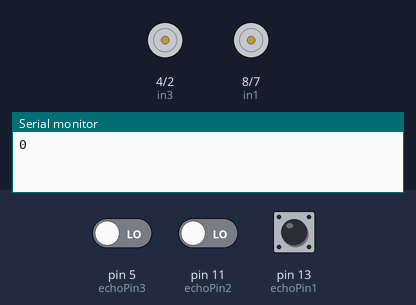
Bench run of a sketch on a simulated Arduino Uno, built with avr-gcc and run on an emulated ATmega328P. Parts: motor-driver pin pairs drawn as motors (green arrow = first pin HIGH = forward, orange = second pin HIGH = backward, longer = more drive), the last lines printed to the serial monitor. Inputs (shaded band) come from the test bench; at power-on: pin 13 (echoPin1) LOW, pin 5 (echoPin3) LOW, pin 11 (echoPin2) LOW.

Above: at 0.1 s.
At 10.6 s:
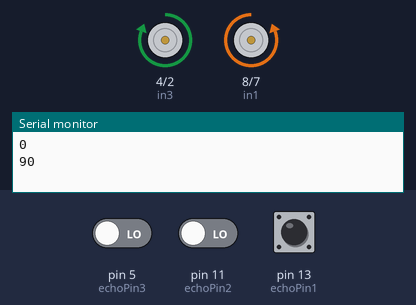
12.0 s: pin 13 (echoPin1) pulsed HIGH 5 times (0.12 s each, 0.3 s apart)
At 16.3 s:
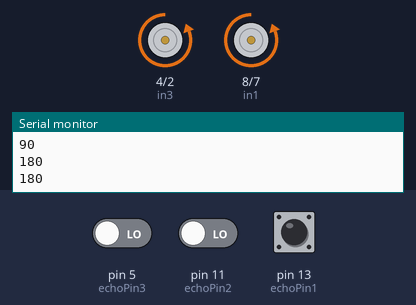
Timing chart, 0 to 21.7 s (numbered marks = the images above; inputs shaded):
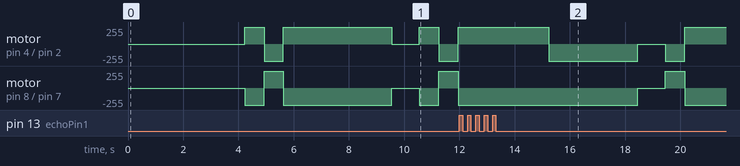

The sketch:

200208_FU_Code_logic_functions.ino
```cpp
int degree = 0; //gibt an, in welcher Stellung sich das Fahrzeug befindet --> Start ist bei 0
int dist1 = 30;

//--------------Motoren-----------------------------------------------------------------------------------------------------

//Motoren
int in1 = 8;            //rechte Seite
int in2 = 7;            //rechte Seite
int in3 = 4;            //linke Seite
int in4 = 2;            //linke Seite

//Drehzahlregulierung
int ENA = 3;            //Drehzahlregelung rechte Seite
int ENB = 9;            //Drehzahlregelung linke Seite
//int SPEED1 = 255;       //Analoge Werte geben die Geschwindigkeit zum geradeaus Fahren vor (0-255)
//int SpeedDrehen = 255;  //Analoge Werte geben die Geschwindigkeit für das Drehen des Fahrzeugs vor (0-255)

int DELAY = 700;
int DELAYdoppelt = 1400;
int DELAYstehen = 1000;
int DELAYultra = 60;

//--------------Ultraschallsensoren----------------------------------------------------------------------------------------

// Ultraschallsensor vorne
int trigPin1 = 12;
int echoPin1 = 13;
long dauer1 = 0;
long frontSensor = 0;

// Ultraschallsensor rechts
int trigPin2 = 10;
int echoPin2 = 11;
long dauer2 = 0;
long rightSensor = 0;

// Ultraschallsensor links
int trigPin3 = 6;
int echoPin3 = 5;
long dauer3 = 0;
long leftSensor = 0;


void setup()
{
  //------------------MOTORSTEUERUNG---------------------------------------------------------------------------------------

  pinMode(in1, OUTPUT); //rechte Seite
  pinMode(in2, OUTPUT); //rechte Seite
  pinMode(in3, OUTPUT); //linke Seite
  pinMode(in4, OUTPUT); //linke Seite

  //------------------Ultraschallsensoren----------------------------------------------------------------------------------

  // Ultraschallsensor 1
  Serial.begin(9600);
  pinMode(trigPin1, OUTPUT);
  pinMode(echoPin1, INPUT);

  // Ultraschallsensor 2
  //Serial.begin(9600);
  pinMode(trigPin2, OUTPUT);
  pinMode(echoPin2, INPUT);

  // Ultraschallsensor 3
  //Serial.begin(9600);
  pinMode(trigPin3, OUTPUT);
  pinMode(echoPin3, INPUT);
}


//-----------------------------Funktionen---------------------------------------------------------------------------------

void UltraschallSensoren (){
  //Vorne
  digitalWrite(trigPin1, LOW);
  delay(5);
  digitalWrite(trigPin1, HIGH);
  delay(10);
  digitalWrite(trigPin1, LOW);
  dauer1 = pulseIn(echoPin1, HIGH);
  frontSensor = (dauer1/2) * 0.03432;
  //Serial.print(frontSensor);
  //Serial.print(" cm");
  delay(DELAYultra);

  //Rechts
  digitalWrite(trigPin2, LOW);
  delay(5);
  digitalWrite(trigPin2, HIGH);
  delay(10);
  digitalWrite(trigPin2, LOW);
  dauer2 = pulseIn(echoPin2, HIGH);
  rightSensor = (dauer2/2) * 0.03432;
  //Serial.print(rightSensor);
  //Serial.print(" cm");
  delay(DELAYultra);

  //Links
  digitalWrite(trigPin3, LOW);
  delay(5);
  digitalWrite(trigPin3, HIGH);
  delay(10);
  digitalWrite(trigPin3, LOW);
  dauer3 = pulseIn(echoPin3, HIGH);
  leftSensor = (dauer3/2) * 0.03432;
  //Serial.print(leftSensor);
  //Serial.print(" cm");
  delay(DELAYultra);
}

void DrehungR90 (){
  //analogWrite(ENA, SpeedDrehen); //speed 0 - 255
  //analogWrite(ENB, SpeedDrehen); //speed 0 - 255
  digitalWrite(in1, LOW);
  digitalWrite(in2, HIGH);
  digitalWrite(in3, HIGH);
  digitalWrite(in4, LOW);
  delay(DELAY);
}

void DrehungL90 (){
  //analogWrite(ENA, SpeedDrehen); //speed 0 - 255
  //analogWrite(ENB, SpeedDrehen); //speed 0 - 255
  digitalWrite(in1, HIGH);
  digitalWrite(in2, LOW);
  digitalWrite(in3, LOW);
  digitalWrite(in4, HIGH);
  delay(DELAY);
}

void DrehungR180 (){
  //analogWrite(ENA, SpeedDrehen); //speed 0 - 255
  //analogWrite(ENB, SpeedDrehen); //speed 0 - 255
  digitalWrite(in1, LOW);
  digitalWrite(in2, HIGH);
  digitalWrite(in3, HIGH);
  digitalWrite(in4, LOW);
  delay(DELAYdoppelt);
}

void DrehungL180 (){
  //analogWrite(ENA, SpeedDrehen); //speed 0 - 255
  //analogWrite(ENB, SpeedDrehen); //speed 0 - 255
  digitalWrite(in1, HIGH);
  digitalWrite(in2, LOW);
  digitalWrite(in3, LOW);
  digitalWrite(in4, HIGH);
  delay(DELAYdoppelt);
}

void Stop (){
  digitalWrite(in1, LOW);
  digitalWrite(in2, LOW);
  digitalWrite(in3, LOW);
  digitalWrite(in4, LOW);
  delay(DELAYstehen);
}

void Vorwaerts (){
  //analogWrite(ENA, SPEED1); //speed 0 - 255
  //analogWrite(ENB, SPEED1); //speed 0 - 255
  digitalWrite(in1, LOW); // Linkeseite
  digitalWrite(in2, HIGH); // Linkeseite
  digitalWrite(in3, LOW); // Rechteseite
  digitalWrite(in4, HIGH); // Rechteseite

}

void FrontLeft (){

  if (degree == 0)
  {
    //Rechtsdrehung

    degree = -90;
    DrehungR90();
  }

  else if (degree == 90)
  {
    //Rechtsdrehung

    degree = 0;
    DrehungR90();
  }

  else if (degree == -90)
  {
    //Rechtsdrehung um 180°

    degree = 90;
    DrehungR180();
  }

  else if (degree == 180)
  {
    //Drehung nach rechts um 180°

    degree = 0;
    DrehungR180();

  }
}


void FrontLeftRight (){

  if (degree == 180)
  {
    //Linksdrehung um 180°

    degree = 0;
    DrehungL180;
  }

  else if (degree == 90)
  {
    //Rechtsdrehung um 180°

    degree = -90;
    DrehungR180;
  }

  else if (degree == -90)
  {
    //Linksdrehung um 180°

    degree  = 90;
    DrehungL180;
  }

  else if (degree == 0)
  {
    //Rechtsdrehung um 180°

    degree = 180;
    DrehungR180;

  }
}


void FrontRight(){

  if (degree == 0)
  {
    //Linksdrehung

    degree = 90;
    DrehungL90();

  }

  else if (degree == 90)
  {
    //Linksdrehung um 180°

    degree = -90;
    DrehungL180();
  }

  else if (degree == -90)
  {
    //Linksdrehung

    degree = 0;
    DrehungL90();
  }

  else if (degree == 180)
  {
    //Linksdrehung um 180°

    degree = 0;
    DrehungL180();

  }
}


void Front(){

  if (degree == 0)
  {
  //Rechtsdrehung

  degree = -90;
  DrehungR90();

  }

  else if (degree == 90)
  {
    //Rechtsdrehung

    degree = 0;
    DrehungR90();

  }

  else if (degree == -90)
  {
    //Linksdrehung

    degree = 0;
    DrehungL90();

  }

  else if (degree == 180)
  {
    //Rechtsdrehung um 180°

    degree = 0;
    DrehungR180;
  }

}


void loop(){


  Serial.println(degree);


//-------------------Ultraschallsensoren---------------------------------------------------------------------------------


  UltraschallSensoren();


//---------------------BEGINN DER LOGIK----------------------------------------------------------------------------------


  if (frontSensor <=dist1)
  {
    Stop();


//---------------------Folgender Abschnitt: Wenn frontSensor alleine auslöst---------------------------------------------

    Front();

//-------------------Folgender Abschnitt: Wenn frontSensor && rightSensor auslöst----------------------------------------


    if (rightSensor <= dist1)
    {
      FrontRight();
    }


//-------------------------folgender Abschnitt: Wenn frontSensor && leftSensor-------------------------------------------


    if (leftSensor <= dist1)
    {
      FrontLeft();
    }


//------------------------folgender Abschnitt: Wenn frontSensor && leftSensor && rightSensor-----------------------------


    if (leftSensor <= dist1 && rightSensor <= dist1)
    {
      FrontLeftRight();
    }


//----------------------------Wenn keine Bedingung erfüllt ist, fährt das Fahrzeug nach vorne----------------------------


  }

  else

  Vorwaerts();

}
```
